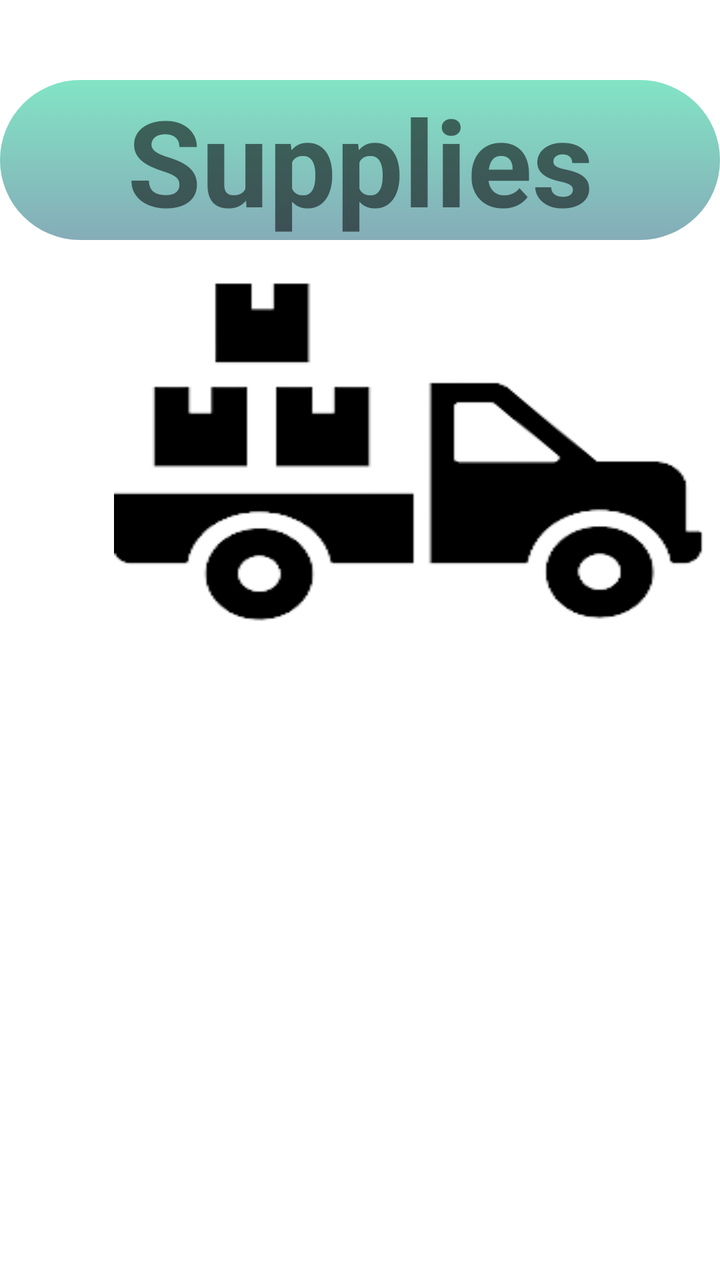
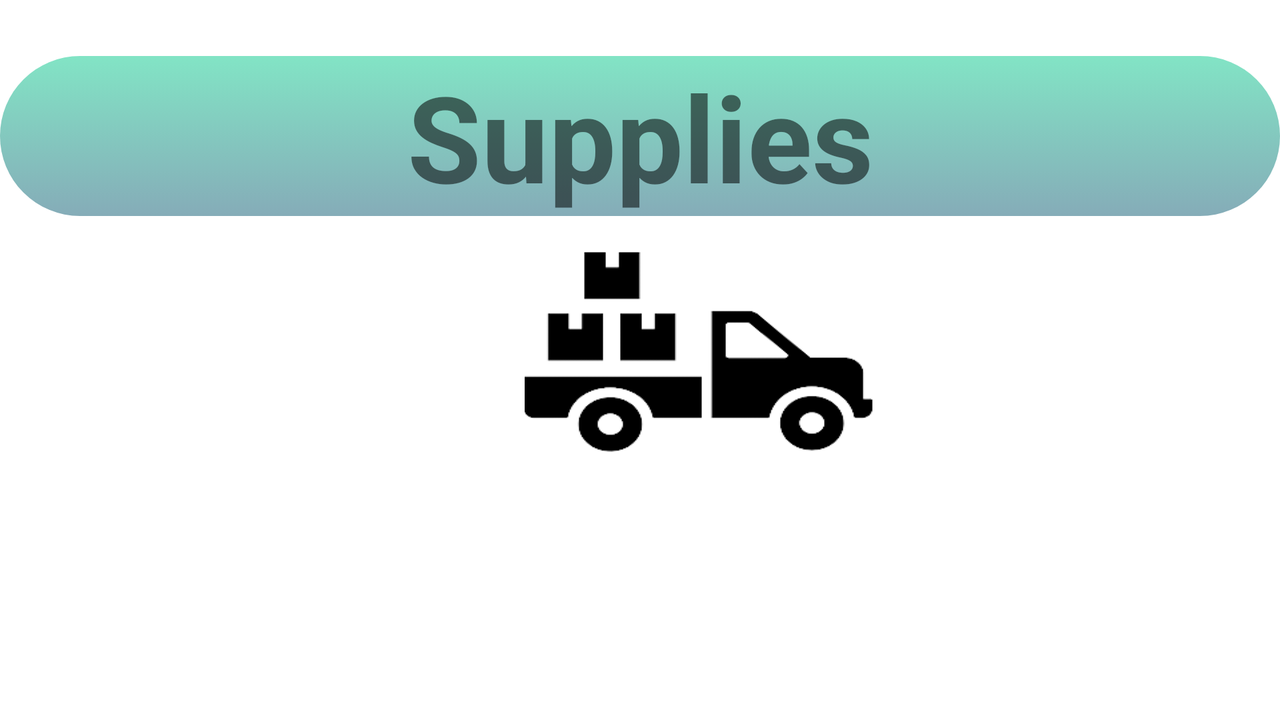

Compare how this app lays out the same screen by default and in its alternative resource folder. The renders come first, then the two layout files and the values they reference.
<!-- AndroidManifest.xml: application theme Theme.Eshop -->
<!-- res/layout/suppliesfragment.xml -->
<?xml version="1.0" encoding="utf-8"?>
<androidx.constraintlayout.widget.ConstraintLayout xmlns:android="http://schemas.android.com/apk/res/android"
    xmlns:app="http://schemas.android.com/apk/res-auto"
    xmlns:tools="http://schemas.android.com/tools"
    android:layout_width="match_parent"
    android:layout_height="match_parent"
    >


    <TextView
        android:id="@+id/supplies_textview"
        android:layout_width="match_parent"
        android:layout_height="wrap_content"
        android:layout_marginTop="40dp"
        android:background="@drawable/rounded_textboxes"
        android:text="Supplies"
        android:textAlignment="center"
        android:textSize="60dp"
        android:textStyle="bold"
        app:layout_constraintEnd_toEndOf="parent"

        app:layout_constraintHorizontal_bias="0.0"
        app:layout_constraintStart_toStartOf="parent"

        app:layout_constraintTop_toTopOf="parent" />

    <ImageView
        android:id="@+id/icon_categories"
        android:layout_width="385dp"
        android:layout_height="108dp"

        android:layout_marginStart="12dp"
        android:layout_marginTop="52dp"
        android:scaleX="2"

        android:scaleY="1.7"
        android:src="@drawable/supplies_icon"
        app:layout_constraintStart_toStartOf="parent"
        app:layout_constraintTop_toBottomOf="@+id/supplies_textview"></ImageView>

    <Button
        android:id="@+id/insertButton"
        android:layout_width="254dp"
        android:layout_height="67dp"
        android:layout_marginTop="108dp"
        android:background="@drawable/rounded_button"
        android:text="INSERT"
        android:textColor="#FFFFFF"
        android:textSize="24sp"
        app:layout_constraintEnd_toEndOf="parent"
        app:layout_constraintHorizontal_bias="0.503"
        app:layout_constraintStart_toStartOf="parent"
        app:layout_constraintTop_toBottomOf="@+id/icon_categories" />

    <Button
        android:id="@+id/modifyButton"
        android:layout_width="258dp"
        android:layout_height="67dp"
        android:layout_marginTop="32dp"
        android:background="@drawable/rounded_button"
        android:text="Modify"
        android:textColor="#FFFFFF"
        android:textSize="24sp"
        app:layout_constraintBottom_toBottomOf="parent"
        app:layout_constraintEnd_toEndOf="parent"
        app:layout_constraintHorizontal_bias="0.49"
        app:layout_constraintStart_toStartOf="parent"
        app:layout_constraintTop_toBottomOf="@+id/insertButton"
        app:layout_constraintVertical_bias="0.0" />


</androidx.constraintlayout.widget.ConstraintLayout>
<!-- resources referenced by this layout -->
<resources>
  <!-- drawable rounded_button (drawable) -->
  <?xml version="1.0" encoding="utf-8"?>
  <selector xmlns:android="http://schemas.android.com/apk/res/android">
      <item>
          <shape android:shape="rectangle">
              <corners android:radius="40dp" />
              
          </shape>
      </item>
  
  
  </selector>
  <!-- drawable rounded_textboxes (drawable) -->
  <?xml version="1.0" encoding="utf-8"?>
  <selector xmlns:android="http://schemas.android.com/apk/res/android">
      <item>
          <shape android:shape="rectangle">
              <corners android:radius="50dp" />
              <gradient
                  android:startColor="#82E4C5"
                  android:endColor="#85ACB8"
                  android:angle="270" />
          </shape>
      </item>
  
  
  </selector>
  <!-- drawable supplies_icon: png bitmap (drawable, 6756 bytes) -->
  <style name="Theme.Eshop" parent="Theme.MaterialComponents.DayNight.NoActionBar">
          
          <item name="colorPrimary">@color/purple_500</item>
          <item name="colorPrimaryVariant">@color/purple_700</item>
          <item name="colorOnPrimary">@color/white</item>
          
          <item name="colorSecondary">@color/teal_200</item>
          <item name="colorSecondaryVariant">@color/teal_700</item>
          <item name="colorOnSecondary">@color/black</item>
          
          <item name="android:statusBarColor">?attr/colorPrimaryVariant</item>
          
      </style>
  <color name="purple_500">#FF6200EE</color>
  <color name="purple_700">#FF3700B3</color>
  <color name="white">#FFFFFFFF</color>
  <color name="teal_200">#E0FFD8</color>
  <color name="teal_700">#FF018786</color>
  <color name="black">#FF000000</color>
</resources>
<!-- res/layout-land/suppliesfragment.xml (the author's variant of the layout above) -->
<!-- drawn on the phone turned sideways -->
<?xml version="1.0" encoding="utf-8"?>
<androidx.constraintlayout.widget.ConstraintLayout xmlns:android="http://schemas.android.com/apk/res/android"
    xmlns:app="http://schemas.android.com/apk/res-auto"
    xmlns:tools="http://schemas.android.com/tools"
    android:layout_width="match_parent"
    android:layout_height="match_parent">


    <TextView
        android:id="@+id/supplies_textview"
        android:layout_width="match_parent"
        android:layout_height="wrap_content"
        android:layout_marginTop="28dp"
        android:background="@drawable/rounded_textboxes"
        android:text="Supplies"
        android:textAlignment="center"
        android:textSize="60dp"
        android:textStyle="bold"
        app:layout_constraintEnd_toEndOf="parent"

        app:layout_constraintHorizontal_bias="0.0"
        app:layout_constraintStart_toStartOf="parent"

        app:layout_constraintTop_toTopOf="parent" />

    <ImageView
        android:id="@+id/icon_categories"
        android:layout_width="307dp"
        android:layout_height="64dp"

        android:layout_marginStart="196dp"
        android:layout_marginTop="36dp"
        android:scaleX="2"

        android:scaleY="1.7"
        android:src="@drawable/supplies_icon"
        app:layout_constraintStart_toStartOf="parent"
        app:layout_constraintTop_toBottomOf="@+id/supplies_textview"></ImageView>

    <Button
        android:id="@+id/insertButton"
        android:layout_width="212dp"
        android:layout_height="67dp"
        android:background="@drawable/rounded_button"
        android:text="INSERT"
        android:textColor="#FFFFFF"
        android:textSize="24sp"
        app:layout_constraintBottom_toBottomOf="parent"
        app:layout_constraintEnd_toStartOf="@+id/modifyButton"
        app:layout_constraintHorizontal_bias="0.5"
        app:layout_constraintStart_toStartOf="parent"
        app:layout_constraintTop_toBottomOf="@+id/icon_categories"
        app:layout_constraintVertical_bias="0.5" />

    <Button
        android:id="@+id/modifyButton"
        android:layout_width="215dp"
        android:layout_height="66dp"
        android:background="@drawable/rounded_button"
        android:text="Modify"
        android:textColor="#FFFFFF"
        android:textSize="24sp"
        app:layout_constraintBottom_toBottomOf="parent"
        app:layout_constraintEnd_toEndOf="parent"
        app:layout_constraintHorizontal_bias="0.5"
        app:layout_constraintStart_toEndOf="@+id/insertButton"
        app:layout_constraintTop_toBottomOf="@+id/icon_categories"
        app:layout_constraintVertical_bias="0.5" /><![CDATA[

    />


]]>
</androidx.constraintlayout.widget.ConstraintLayout>
